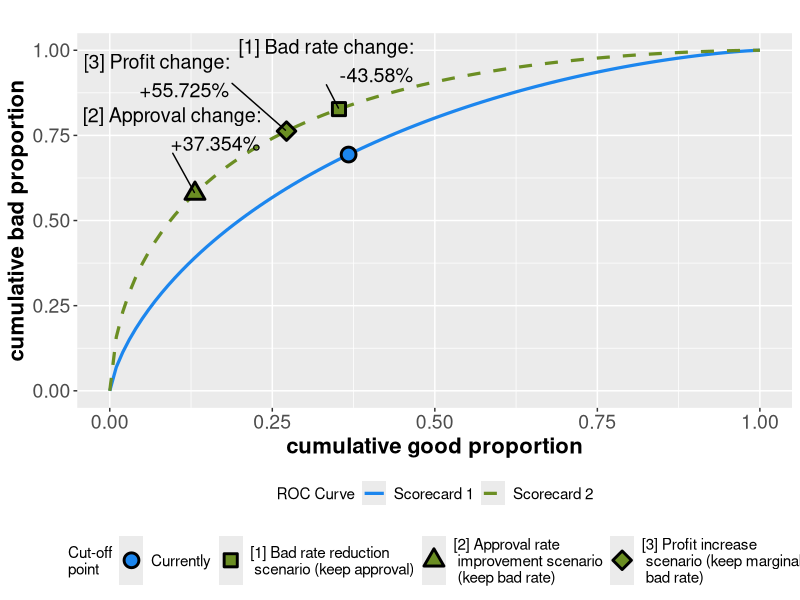

Write R code to recreate this figure.
library(ggplot2)
library(ggrepel)
library(numDeriv)
#library(data.table)


# FUNCTIONS:
# FuncMidNormal<-function(x,g){pnorm(qnorm((g+1)/2)*sqrt(2)+qnorm(x))}
# FuncMidFractal<-function(x,g){0.5*(1-(1-x)^((1+g)/(1-g)))+0.5*x^((1-g)/(1+g))}
# FuncBiFractal<-function(x,g, beta){beta*(1-(1-x)^((1+g)/(1-g)))+(1-beta)*x^((1-g)/(1+g))}

# In this example code we are using the binormal function:
FuncBiNormal<-function(x,g,shape){pnorm(qnorm((g+1)/2)*sqrt(1+shape^2)+shape*qnorm(x))}

# function GiniP calculates Gini above the cutoff (truncated Gini) calculation
# f - ROC curve model (e.g. binormal with set Gini & shape parameters)
# x - cut-off point representation on the ROC curve (x coordinate: cumulative good proportion below the cutoff)
GiniP<-function(f, x){2*(integrate(f,x,1)$value-(1-x)*f(x))/((1-x)*(1-f(x)))-1}

# Calculator function
# Please note default shape1 and shape2 is set to one, so the ROC curves default to MidNormal
better_gini_calculator<-function(GINI1=.45, GINI2=.65, B=.1, a0=.6, shape1=1, shape2=1){

  # setting binormal functions with GINI1 and GINI2 parameters
  y0<-function(x){FuncBiNormal(x,GINI1, shape1)}
  y1<-function(x){FuncBiNormal(x,GINI2, shape2)}
  
  # searching for representation of the cutoff point 
  phi0<-function(x){(1-B)*(1-x)+B*(1-y0(x))-a0}
  x0<-as.numeric(uniroot(phi0,lower=0,upper=1,tol = .Machine$double.eps)[1])
  
  # determining portfolio bad rate for scorecard 1
  b0 <- B*(1-y0(x0))/a0
  
  # determining marginal bad rate at the cutoff for scorecard 1 
  deriv0 <-  numDeriv::grad(y0, x0)
  mbr0 <- (1+(1-B)/B/deriv0)^(-1)
  
  # determining interest rate assuming profit = 0 at marginal bad rate 
  ir0 <-  mbr0/(1-mbr0)
  
  # calculation of the portfolio profit
  profit0 <- a0*(ir0*(1-b0)-b0)
  
  # Gini for scorecard 1 on accepted portfolio
  ginip0 <- GiniP(y0,x0)
  
  ## 1. Bad rate reduction scenario (keep approval)
  
  # same approval
  a1 <- a0
  
  # finding the cutoff representation on ROC curve 2 for scenario 1
  phi1<-function(x){(1-B)*(1-x)+B*(1-y1(x))-a1}
  x1<-as.numeric(uniroot(phi1,lower=0,upper=1,tol = .Machine$double.eps)[1])
  
  # new portfolio bad rate
  b1 <- B*(1-y1(x1))/a0
  
  # new marginal bad rate at the cutoff
  deriv1 <- numDeriv::grad(y1, x1)
  mbr1 <- (1+(1-B)/B/deriv1)^(-1)
  
  # same interest rate
  ir1 <- ir0
  
  # profit for scorecard 2
  profit1 <- a1*(ir1*(1-b1)-b1)
  
  # calculating Gini on approved portfolio for scorecard 2 
  ginip1 <- GiniP(y1,x1)
  
  # approval change, portfolio bad rate change, profit change
  a1_change <- a1/a0-1
  b1_change <- b1/b0-1
  profit1_change <- profit1/profit0-1
  
  ## 2. Approval rate increase scenario (keep bad rate)
  
  # same portfolio bad rate
  b2 <- b0
  
  # finding the cutoff representation on ROC curve 2 for scenario 2
  phi2<-function(x){B*(1-y1(x))/((1-B)*(1-x)+B*(1-y1(x)))-b2}
  x2 <- as.numeric(uniroot(phi2,lower=0.001,upper=.999,tol = .Machine$double.eps)[1])
  
  # new approval rate
  a2 <- ((1-B)*(1-x2)+B*(1-y1(x2)))
  
  # as above
  deriv2 <- numDeriv::grad(y1, x2)
  mbr2 <- (1+(1-B)/B/deriv2)^(-1)
  ir2 <- ir0
  profit2 <- a2*(ir2*(1-b2)-b2)
  ginip2 <- GiniP(y1, x2)
  
  a2_change <- a2/a0-1
  b2_change <- b2/b0-1
  profit2_change <- profit2/profit0-1
  
  ## 3. Profit increase scenario (keep marginal bad rate)
  
  # same marginal bad rate - finding the cutoff representation on ROC curve 2 for scenario 3 
  phi3<-function(x){numDeriv::grad(y1, x)-deriv0}
  x3 <- as.numeric(uniroot(phi3,lower=0+1/1000,upper=1-1/1000,tol = .Machine$double.eps)[1])
  
  # new approval rate and portfolio bad rate in scenario 3
  a3 <- ((1-B)*(1-x3)+B*(1-y1(x3)))
  b3 <- B*(1-y1(x3))/a3
  
  # as above
  deriv3 <- numDeriv::grad(y1, x3)
  mbr3 <- (1+(1-B)/B/deriv3)^(-1)
  ir3 <- ir0
  profit3 <- a3*(ir3*(1-b3)-b3)
  ginip3 <- GiniP(y1,x3)
  
  a3_change <- a3/a0-1
  b3_change <- b3/b0-1
  profit3_change <- profit3/profit0-1

  
  
  # f3<-function(x){format(round(100*x,3), nsmall=3)}
  # fperc<-function(x){paste(f3(x),"%", sep="")}
  
  return(list(
  inputs = list(GINI1=GINI1, GINI2=GINI2, B=B, a0=a0, shape1=shape1, shape2=shape2)
  , curves = list(y0=y0, y1=y1)
  , cutoffs = data.frame(xcord = c(x0, x1, x2, x3), 
                   ycord = c(y0(x0), y1(x1), y1(x2), y1(x3)))
  , res1=data.frame(no=1:3, scenario=c('keep approval (bad rate reduction)', 'keep bad rate (approval rate improvement)', 'keep marginal bad rate (profit increase)'), 
                   approval_change=c(a1_change, a2_change, a3_change),
                   bad_rate_change=c(b1_change, b2_change, b3_change),
                   profit_change=c(profit1_change, profit2_change, profit3_change))
  , res2=data.frame(scenario=1:3, 
                   existing_approval = rep(a0,3), 
                   new_approval = c(a1, a2, a3),
                   existing_bad_rate = rep(b0,3),
                   new_bad_rate = c(b1, b2, b3),
                   existing_profit = rep(profit0, 3),
                   new_profit = c(profit1, profit2, profit3))
  , res3=data.frame(scenario=1:3, 
                   existing_portfolio_gini = rep(ginip0,3),
                   new_portfolio_gini = c(ginip1, ginip2, ginip3),
                   existing_marginal_bad_rate = rep(mbr0,3),
                   new_marginal_bad_rate = c(mbr1, mbr2, mbr3))))
}

# Plot function  
plot_better_gini <- function(res){
df <- data.frame(xcord=res$cutoffs$xcord, ycord=res$cutoffs$ycord, point_id=c("a", "b", "c", "d"))
df$labels <- c('', paste("[1] Bad rate change:\n", ifelse(res$res1$bad_rate_change[1]>0,"+",""), round(100*res$res1$bad_rate_change[1], 3), "%", sep = ""),
               paste("[2] Approval change:\n", ifelse(res$res1$approval_change[2]>0,"+",""), round(100*res$res1$approval_change[2], 3), "%", sep = ""),
               paste("[3] Profit change:\n", ifelse(res$res1$profit_change[3]>0,"+",""), round(100*res$res1$profit_change[3], 3), "%", sep = ""))

ggplot(data.frame(x=c(0,1)), aes(x)) +
  stat_function(fun = res$curves$y0, geom = "line", aes(colour = "y0"), lwd = 1.1) +
  stat_function(fun = res$curves$y1, geom = "line", aes(colour = "y1"), linetype= "dashed", lwd = 1.1) +
  scale_colour_manual("ROC Curve", values = c("dodgerblue2", "olivedrab"), breaks = waiver(), labels=c("Scorecard 1", "Scorecard 2")) +
  geom_point(data = df[1,], aes(xcord, ycord, shape = factor(point_id)),  colour = "black", fill = "dodgerblue2", size = 4, stroke = 1.5) +
  geom_point(data = df[c(2,3, 4),], aes(xcord, ycord, shape = factor(point_id)), colour = "black", fill = "olivedrab", size = 4, stroke = 1.5) +
  scale_shape_manual("Cut-off\npoint",
                     values = c('a' = 21, 'b' = 22, 'c' = 24, 'd' = 23),
                     labels = c("Currently", "[1] Bad rate reduction\n scenario (keep approval)", "[2] Approval rate\n improvement scenario\n (keep bad rate)", "[3] Profit increase\n scenario (keep marginal\n bad rate)")) +
  xlab("cumulative good proportion") + ylab("cumulative bad proportion") + ggtitle("") + 
  theme(legend.position="bottom", 
        legend.box = "vertical", 
        axis.text=element_text(size=14), 
        axis.title=element_text(size=16,face="bold"),
        legend.text=element_text(size=11)) +
  guides(color = guide_legend(order = 1)) +
  geom_text_repel(data = df[2:4,],
                  mapping = aes(x=xcord, y=ycord, label = labels),
                  size=5,
                  min.segment.length = 0,
                  hjust = 1, vjust = -1, show.legend = FALSE)
}

# Example
(res<-better_gini_calculator(.45, .65, .1, .6))
plot_better_gini(res)
